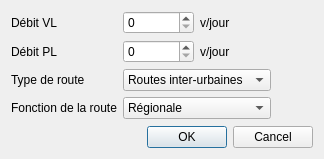
<?xml version="1.0" encoding="UTF-8"?>
<ui version="4.0">
 <class>AADT_Dialog</class>
 <widget class="QDialog" name="AADT_Dialog">
  <property name="geometry">
   <rect>
    <x>0</x>
    <y>0</y>
    <width>324</width>
    <height>159</height>
   </rect>
  </property>
  <property name="windowTitle">
   <string>T.M.J.A.</string>
  </property>
  <layout class="QGridLayout" name="gridLayout">
   <item row="0" column="1">
    <layout class="QHBoxLayout" name="horizontalLayout_3">
     <item>
      <widget class="QSpinBox" name="tmja_debit_vl">
       <property name="maximum">
        <number>10000</number>
       </property>
      </widget>
     </item>
     <item>
      <widget class="QLabel" name="label_26">
       <property name="text">
        <string>v/jour</string>
       </property>
      </widget>
     </item>
    </layout>
   </item>
   <item row="2" column="0">
    <widget class="QLabel" name="label_24">
     <property name="text">
      <string>Type de route</string>
     </property>
    </widget>
   </item>
   <item row="0" column="0">
    <widget class="QLabel" name="label_22">
     <property name="text">
      <string>Débit VL</string>
     </property>
    </widget>
   </item>
   <item row="3" column="0">
    <widget class="QLabel" name="label_25">
     <property name="text">
      <string>Fonction de la route</string>
     </property>
    </widget>
   </item>
   <item row="3" column="1">
    <widget class="QComboBox" name="tmja_fonction_route">
     <item>
      <property name="text">
       <string>Régionale</string>
      </property>
     </item>
     <item>
      <property name="text">
       <string>Longue distance</string>
      </property>
     </item>
    </widget>
   </item>
   <item row="5" column="0" colspan="3">
    <widget class="QDialogButtonBox" name="buttonBox">
     <property name="orientation">
      <enum>Qt::Horizontal</enum>
     </property>
     <property name="standardButtons">
      <set>QDialogButtonBox::Cancel|QDialogButtonBox::Ok</set>
     </property>
    </widget>
   </item>
   <item row="1" column="0">
    <widget class="QLabel" name="label_23">
     <property name="text">
      <string>Débit PL</string>
     </property>
    </widget>
   </item>
   <item row="1" column="1">
    <layout class="QHBoxLayout" name="horizontalLayout_4">
     <item>
      <widget class="QSpinBox" name="tmja_debit_pl">
       <property name="maximum">
        <number>10000</number>
       </property>
      </widget>
     </item>
     <item>
      <widget class="QLabel" name="label_27">
       <property name="text">
        <string>v/jour</string>
       </property>
      </widget>
     </item>
    </layout>
   </item>
   <item row="1" column="2">
    <spacer name="horizontalSpacer_5">
     <property name="orientation">
      <enum>Qt::Horizontal</enum>
     </property>
     <property name="sizeHint" stdset="0">
      <size>
       <width>1</width>
       <height>20</height>
      </size>
     </property>
    </spacer>
   </item>
   <item row="2" column="1">
    <widget class="QComboBox" name="tmja_type_route">
     <item>
      <property name="text">
       <string>Routes inter-urbaines</string>
      </property>
     </item>
     <item>
      <property name="text">
       <string>Autoroutes de liaison</string>
      </property>
     </item>
    </widget>
   </item>
   <item row="4" column="1">
    <spacer name="verticalSpacer">
     <property name="orientation">
      <enum>Qt::Vertical</enum>
     </property>
     <property name="sizeHint" stdset="0">
      <size>
       <width>20</width>
       <height>40</height>
      </size>
     </property>
    </spacer>
   </item>
  </layout>
 </widget>
 <tabstops>
  <tabstop>tmja_debit_vl</tabstop>
  <tabstop>tmja_debit_pl</tabstop>
  <tabstop>tmja_type_route</tabstop>
  <tabstop>tmja_fonction_route</tabstop>
  <tabstop>buttonBox</tabstop>
 </tabstops>
 <resources/>
 <connections>
  <connection>
   <sender>buttonBox</sender>
   <signal>accepted()</signal>
   <receiver>AADT_Dialog</receiver>
   <slot>accept()</slot>
   <hints>
    <hint type="sourcelabel">
     <x>248</x>
     <y>254</y>
    </hint>
    <hint type="destinationlabel">
     <x>157</x>
     <y>274</y>
    </hint>
   </hints>
  </connection>
  <connection>
   <sender>buttonBox</sender>
   <signal>rejected()</signal>
   <receiver>AADT_Dialog</receiver>
   <slot>reject()</slot>
   <hints>
    <hint type="sourcelabel">
     <x>316</x>
     <y>260</y>
    </hint>
    <hint type="destinationlabel">
     <x>286</x>
     <y>274</y>
    </hint>
   </hints>
  </connection>
 </connections>
</ui>
